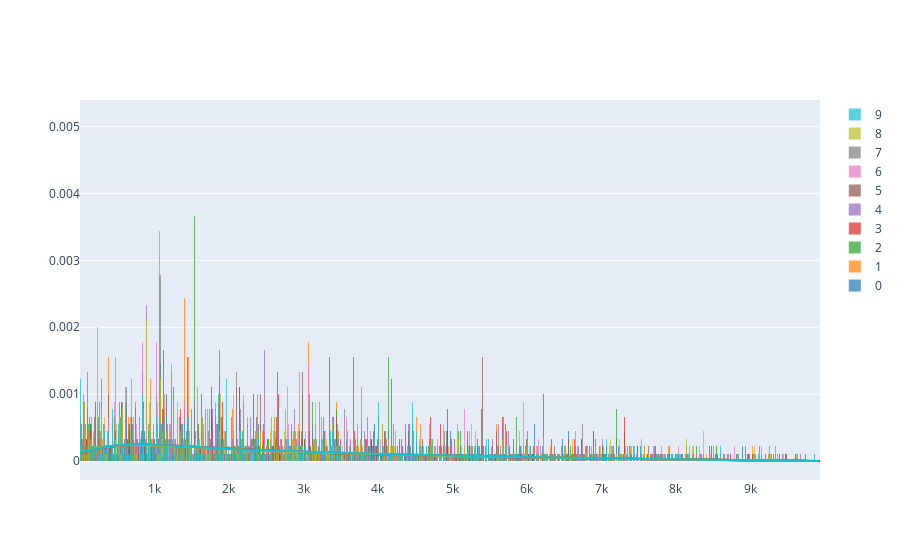

The notebook cell this image was saved under:
### Code cell
plot_hists(df_lsa)

### Figure 1 — Plotly figure (JSON) as saved in the notebook; plotly's stock layout.template omitted (floating-point values rounded to 4 significant figures; data arrays with more than 128 entries replaced by an {"elided": "..."} marker saying what was removed)
{"data": [{"autobinx": false, "histnorm": "probability density", "legendgroup": "0", "marker": {"color": "rgb(31, 119, 180)"}, "name": "0", "opacity": 0.7, "type": "histogram", "x": {"elided": "9000 int values"}, "xaxis": "x", "xbins": {"end": 9802, "size": 1, "start": 11}, "yaxis": "y"}, {"autobinx": false, "histnorm": "probability density", "legendgroup": "1", "marker": {"color": "rgb(255, 127, 14)"}, "name": "1", "opacity": 0.7, "type": "histogram", "x": {"elided": "9000 int values"}, "xaxis": "x", "xbins": {"end": 9711, "size": 1, "start": 1}, "yaxis": "y"}, {"autobinx": false, "histnorm": "probability density", "legendgroup": "2", "marker": {"color": "rgb(44, 160, 44)"}, "name": "2", "opacity": 0.7, "type": "histogram", "x": {"elided": "9000 int values"}, "xaxis": "x", "xbins": {"end": 9853, "size": 1, "start": 1}, "yaxis": "y"}, {"autobinx": false, "histnorm": "probability density", "legendgroup": "3", "marker": {"color": "rgb(214, 39, 40)"}, "name": "3", "opacity": 0.7, "type": "histogram", "x": {"elided": "9000 int values"}, "xaxis": "x", "xbins": {"end": 9953, "size": 1, "start": 3}, "yaxis": "y"}, {"autobinx": false, "histnorm": "probability density", "legendgroup": "4", "marker": {"color": "rgb(148, 103, 189)"}, "name": "4", "opacity": 0.7, "type": "histogram", "x": {"elided": "9000 int values"}, "xaxis": "x", "xbins": {"end": 9883, "size": 1, "start": 1}, "yaxis": "y"}, {"autobinx": false, "histnorm": "probability density", "legendgroup": "5", "marker": {"color": "rgb(140, 86, 75)"}, "name": "5", "opacity": 0.7, "type": "histogram", "x": {"elided": "9000 int values"}, "xaxis": "x", "xbins": {"end": 9843, "size": 1, "start": 2}, "yaxis": "y"}, {"autobinx": false, "histnorm": "probability density", "legendgroup": "6", "marker": {"color": "rgb(227, 119, 194)"}, "name": "6", "opacity": 0.7, "type": "histogram", "x": {"elided": "9000 int values"}, "xaxis": "x", "xbins": {"end": 9896, "size": 1, "start": 1}, "yaxis": "y"}, {"autobinx": false, "histnorm": "probability density", "legendgroup": "7", "marker": {"color": "rgb(127, 127, 127)"}, "name": "7", "opacity": 0.7, "type": "histogram", "x": {"elided": "9000 int values"}, "xaxis": "x", "xbins": {"end": 9753, "size": 1, "start": 1}, "yaxis": "y"}, {"autobinx": false, "histnorm": "probability density", "legendgroup": "8", "marker": {"color": "rgb(188, 189, 34)"}, "name": "8", "opacity": 0.7, "type": "histogram", "x": {"elided": "9000 int values"}, "xaxis": "x", "xbins": {"end": 9811, "size": 1, "start": 1}, "yaxis": "y"}, {"autobinx": false, "histnorm": "probability density", "legendgroup": "9", "marker": {"color": "rgb(23, 190, 207)"}, "name": "9", "opacity": 0.7, "type": "histogram", "x": {"elided": "9000 int values"}, "xaxis": "x", "xbins": {"end": 9939, "size": 1, "start": 1}, "yaxis": "y"}, {"legendgroup": "0", "marker": {"color": "rgb(31, 119, 180)"}, "mode": "lines", "name": "0", "showlegend": false, "type": "scatter", "x": {"elided": "500 float values"}, "xaxis": "x", "y": {"elided": "500 float values"}, "yaxis": "y"}, {"legendgroup": "1", "marker": {"color": "rgb(255, 127, 14)"}, "mode": "lines", "name": "1", "showlegend": false, "type": "scatter", "x": {"elided": "500 float values"}, "xaxis": "x", "y": {"elided": "500 float values"}, "yaxis": "y"}, {"legendgroup": "2", "marker": {"color": "rgb(44, 160, 44)"}, "mode": "lines", "name": "2", "showlegend": false, "type": "scatter", "x": {"elided": "500 float values"}, "xaxis": "x", "y": {"elided": "500 float values"}, "yaxis": "y"}, {"legendgroup": "3", "marker": {"color": "rgb(214, 39, 40)"}, "mode": "lines", "name": "3", "showlegend": false, "type": "scatter", "x": {"elided": "500 float values"}, "xaxis": "x", "y": {"elided": "500 float values"}, "yaxis": "y"}, {"legendgroup": "4", "marker": {"color": "rgb(148, 103, 189)"}, "mode": "lines", "name": "4", "showlegend": false, "type": "scatter", "x": {"elided": "500 float values"}, "xaxis": "x", "y": {"elided": "500 float values"}, "yaxis": "y"}, {"legendgroup": "5", "marker": {"color": "rgb(140, 86, 75)"}, "mode": "lines", "name": "5", "showlegend": false, "type": "scatter", "x": {"elided": "500 float values"}, "xaxis": "x", "y": {"elided": "500 float values"}, "yaxis": "y"}, {"legendgroup": "6", "marker": {"color": "rgb(227, 119, 194)"}, "mode": "lines", "name": "6", "showlegend": false, "type": "scatter", "x": {"elided": "500 float values"}, "xaxis": "x", "y": {"elided": "500 float values"}, "yaxis": "y"}, {"legendgroup": "7", "marker": {"color": "rgb(127, 127, 127)"}, "mode": "lines", "name": "7", "showlegend": false, "type": "scatter", "x": {"elided": "500 float values"}, "xaxis": "x", "y": {"elided": "500 float values"}, "yaxis": "y"}, {"legendgroup": "8", "marker": {"color": "rgb(188, 189, 34)"}, "mode": "lines", "name": "8", "showlegend": false, "type": "scatter", "x": {"elided": "500 float values"}, "xaxis": "x", "y": {"elided": "500 float values"}, "yaxis": "y"}, {"legendgroup": "9", "marker": {"color": "rgb(23, 190, 207)"}, "mode": "lines", "name": "9", "showlegend": false, "type": "scatter", "x": {"elided": "500 float values"}, "xaxis": "x", "y": {"elided": "500 float values"}, "yaxis": "y"}], "layout": {"barmode": "overlay", "hovermode": "closest", "legend": {"traceorder": "reversed"}, "xaxis": {"anchor": "y2", "domain": [0, 1], "zeroline": false}, "yaxis": {"anchor": "free", "domain": [0, 1], "position": 0}}}
